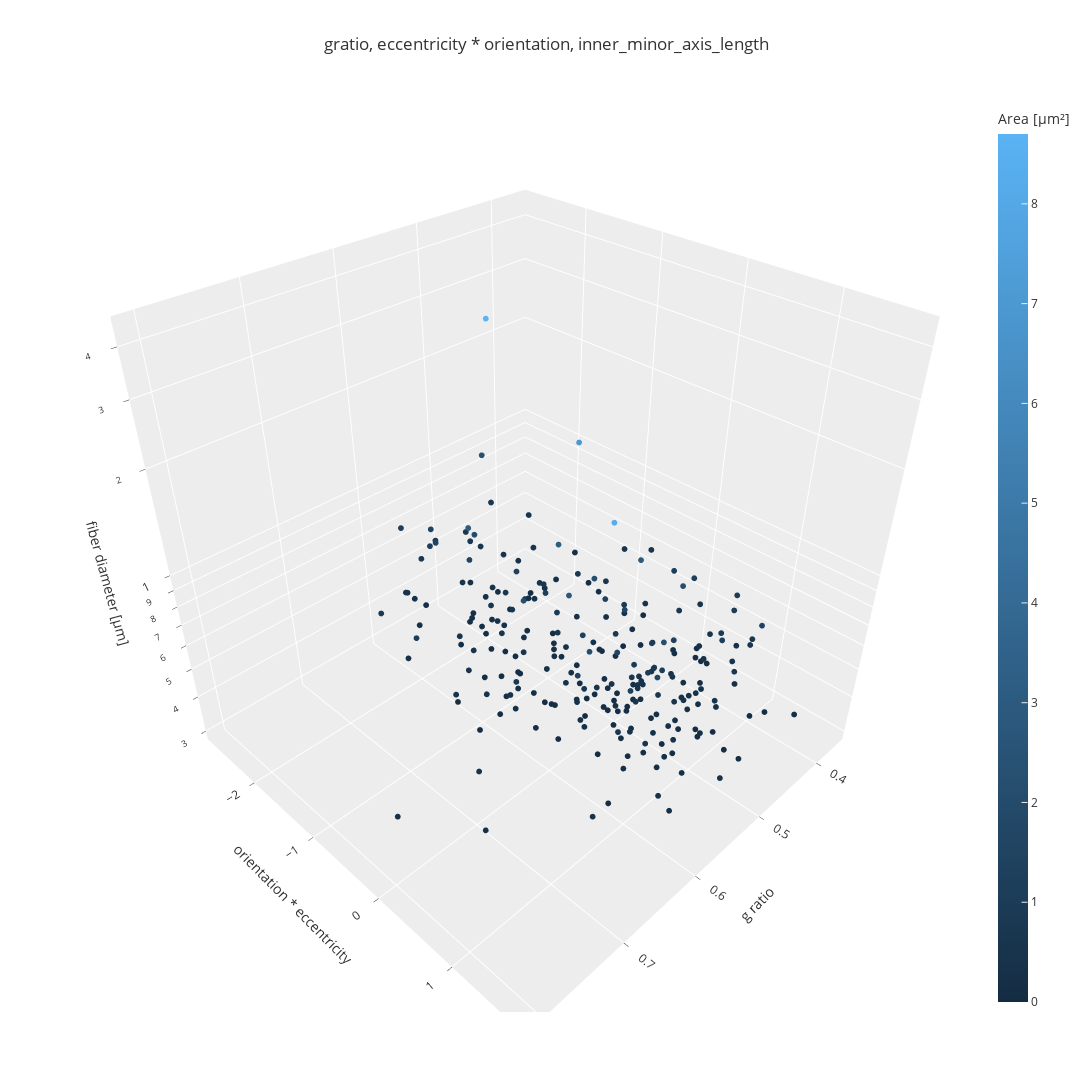

Notebook code for this chart:
### Code cell
scatter_3d = px.scatter_3d(measurements_all, 
                       x="gratio", 
                       y=z_score_dataframe(measurements_all["eccentricity_mean"] * ((measurements_all["inner_orientation"]+measurements_all["outer_orientation"])/2)), 
                       z=measurements_all["inner_axis_minor_length"], 
                       color=measurements_all["inner_area"],
                       template="ggplot2",
                     #   template="presentation",
                       title="gratio, eccentricity * orientation, inner_minor_axis_length")

scatter_3d.update_traces(marker=dict(size=2))
scatter_3d.update_layout(scene=dict(zaxis=dict(type="log", title="fiber diameter [µm]"),
                                    yaxis=dict(title="orientation * eccentricity"),
                                    xaxis=dict(title="g ratio")),
                                    # bgcolor='rgb(200, 200, 205)'),  # Change the background color of the 3D scene to grey
                        width=1200,  # Adjust the width to your desired value
                        height=1200,  # Adjust the height to your desired value
                        )

scatter_3d.update_coloraxes(cmin=0, cmax=8.7)
scatter_3d.update_coloraxes(colorbar=dict(title="Area [µm²]"))

# Save and display the 3D plot
# pio.write_image(scatter_3d, path_results + "_3D_gratio_orientation_inneraxis.png")
scatter_3d.show()

### Figure 1 — Plotly figure (JSON) as saved in the notebook; plotly's stock layout.template omitted (floating-point values rounded to 4 significant figures; data arrays with more than 128 entries replaced by an {"elided": "..."} marker saying what was removed)
{"data": [{"hovertemplate": "gratio=%{x}<br>y=%{y}<br>inner_axis_minor_length=%{z}<br>inner_area=%{marker.color}<extra></extra>", "legendgroup": "", "marker": {"color": {"elided": "506 float values"}, "coloraxis": "coloraxis", "size": 2, "symbol": "circle"}, "mode": "markers", "name": "", "scene": "scene", "showlegend": false, "type": "scatter3d", "x": {"elided": "506 float values"}, "y": {"elided": "506 float values"}, "z": {"elided": "506 float values"}}], "layout": {"coloraxis": {"cmax": 8.7, "cmin": 0, "colorbar": {"title": {"text": "Area [µm²]"}}, "colorscale": [[0, "rgb(20,44,66)"], [1, "rgb(90,179,244)"]]}, "height": 1200, "legend": {"tracegroupgap": 0}, "scene": {"domain": {"x": [0, 1], "y": [0, 1]}, "xaxis": {"title": {"text": "g ratio"}}, "yaxis": {"title": {"text": "orientation * eccentricity"}}, "zaxis": {"title": {"text": "fiber diameter [µm]"}, "type": "log"}}, "title": {"text": "gratio, eccentricity * orientation, inner_minor_axis_length"}, "width": 1200}}
